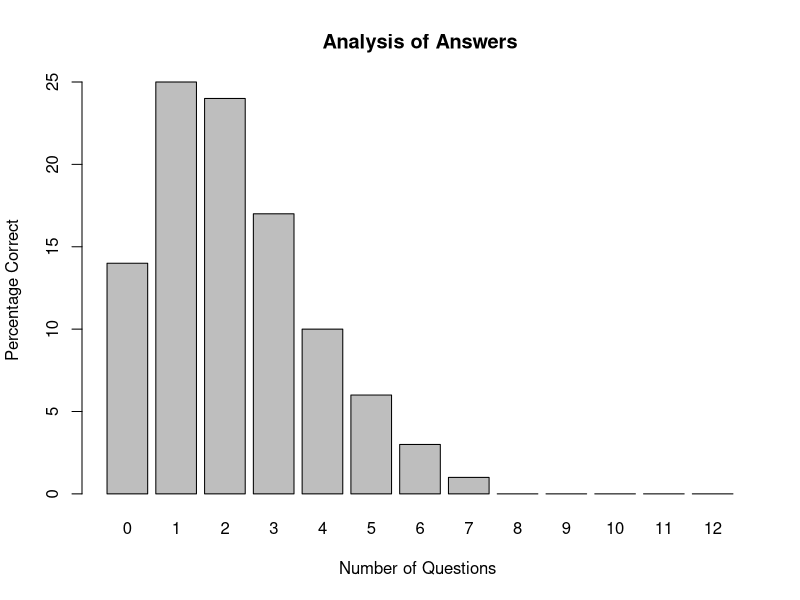
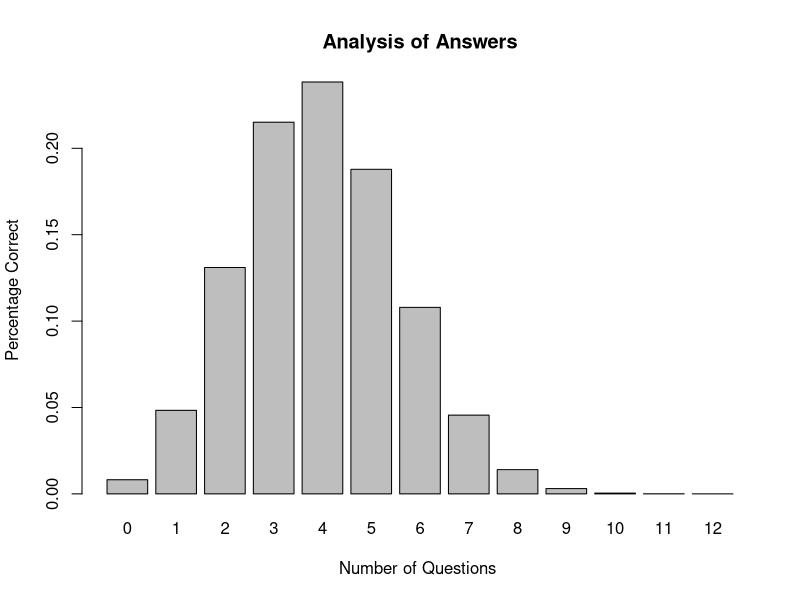
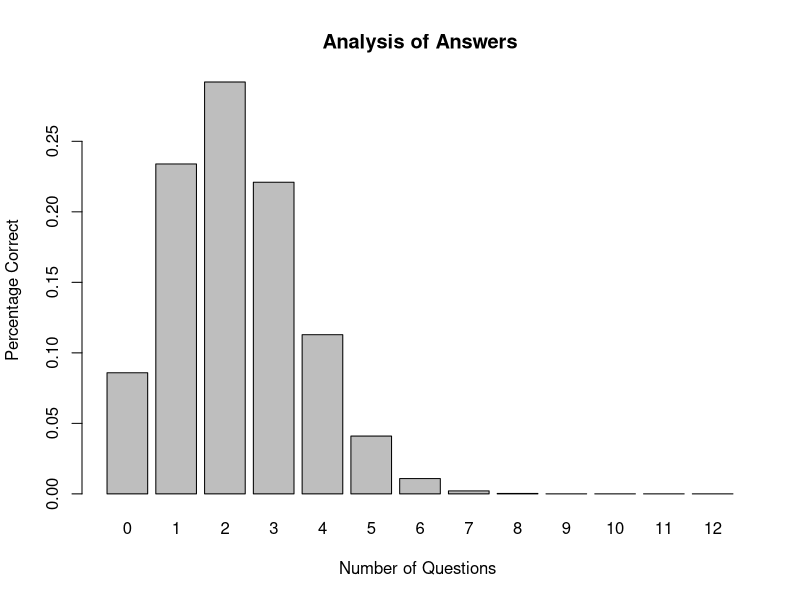
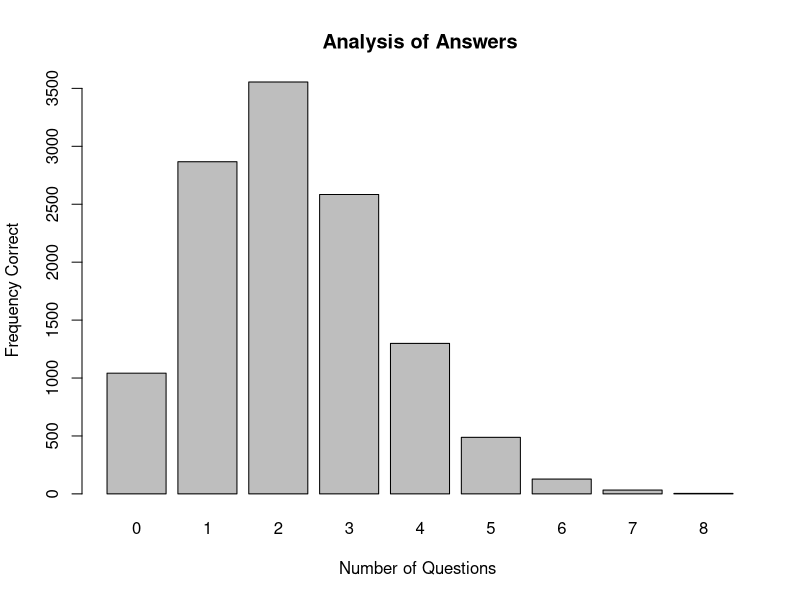

These figures' R source, in order:
## ---- chunk 1
number_correct <- c(.14, .25, .24, .17, .1, .06, .03, .01, 0, 0, 0, 0, 0)
answers <- c(0:12)
number_correct <- number_correct * 100

barplot(number_correct ~ answers,
        horiz = FALSE, 
        main = "Analysis of Answers", 
        ylab = "Percentage Correct",
        xlab = "Number of Questions ")
## ---- chunk 2
x <- seq(0, 12, by = 1)
y <- dbinom(x, 12, 0.33)

barplot(y ~ x,
        horiz = FALSE, 
        main = "Analysis of Answers", 
        ylab = "Percentage Correct",
        xlab = "Number of Questions ")
## ---- chunk 3
x2 <- seq(0, 12, by = 1)
y2 <- dbinom(x, 12, 0.185)

barplot(y2 ~ x2,
        horiz = FALSE, 
        main = "Analysis of Answers", 
        ylab = "Percentage Correct",
        xlab = "Number of Questions ")
## ---- chunk 4
a <- pbinom(12, 12, .185)
b <- pbinom(5, 12, .185)
c <- a - b
c
## ---- chunk 5
five <- rbinom(12000, 12, .185)
a <- table(five)
barplot(a,
        horiz = FALSE, 
        main = "Analysis of Answers", 
        ylab = "Frequency Correct",
        xlab = "Number of Questions "
)
